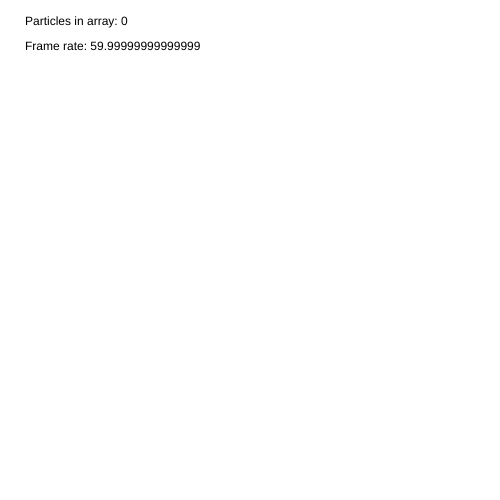
Frame 1 (no input)
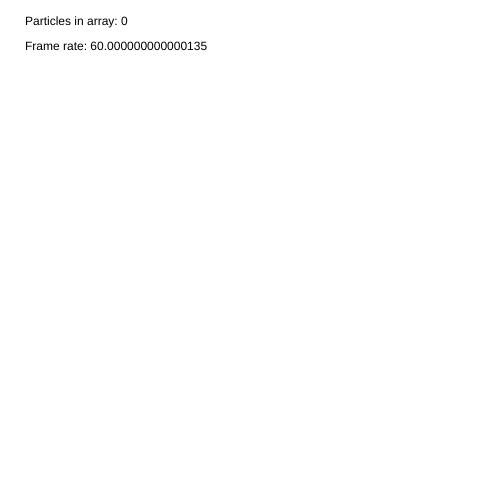
Frame 60 (no input)
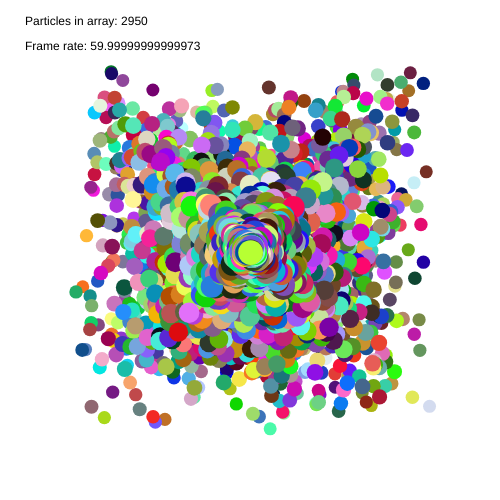
Frame 120 (the mouse pressed at the canvas centre since frame 60)

The p5.js sketch that drew these frames (run headless with seeded random() and noise() and a simulated clock; from frame 60 on, the mouse is pressed at the canvas centre):

// p5.js sketch
// ── sketch.js
// create an array to hold our particles
let theParticles = [];

function setup() {
    createCanvas(500, 500);
}

function draw() {
    background(255);
    fill(0);
    text("Particles in array: " + theParticles.length, 25, 25);
    text("Frame rate: " + frameRate(), 25, 50);

    // if the mouse is pressed we should create 50 particles
    if (mouseIsPressed) {
        for (let i = 0; i < 50; i++) {
            theParticles.push(new Particle(mouseX, mouseY));
        }
    }

    // every frame we have to draw all particles
    for (let i = 0; i < theParticles.length; i++) {
        // display the particle and ask it if it is small enough to be removed
        let result = theParticles[i].moveAndDisplay();

        // if it is super small we have to remove it from the array
        if (result == true) {
            // remove it from the array using the 'splice' function
            // this takes two arguments - the element to begin removing from the list
            // and how many elements to remove (generally we only remove 1 at a time)
            theParticles.splice(i, 1);

            // very important!  The list is now 1 element smaller!
            // so if we were on position #10 and we removed it, the Particle in position #11
            // would now be in position #10.
            // however, our 'for' loop wants to move on to position #11 since the variable i
            // is being increased by 1 each time.  We are going to nudge i down by 1 in order
            // to not miss the element in the slot that just shifted downward
            i = i - 1;
        }

    }
}

class Particle {

    constructor(startX, startY) {
        // all particles should store their initial starting position
        this.x = startX;
        this.y = startY;

        // all particles should pick a random color for themselves
        this.red = random(255);
        this.green = random(255);
        this.blue = random(255);

        // all particles need a size
        this.size = 25;

        // all particles should pick a random speed
        this.xSpeed = random(-3, 3);
        this.ySpeed = random(-3, 3);
    }

    // all particles need to be able to move and display themselves
    moveAndDisplay() {
        // move
        this.x += this.xSpeed;
        this.y += this.ySpeed;

        // adjust size down a little bit
        this.size -= 0.2;
        this.size = constrain(this.size, 0, 25);

        // draw our particles
        fill(this.red, this.green, this.blue);
        noStroke();
        ellipse(this.x, this.y, this.size, this.size);

        // have the function return true if the particle is so small that it can be safely removed
        if (this.size <= 0) {
            return true;
        }
        else {
            return false;
        }
    }
}
